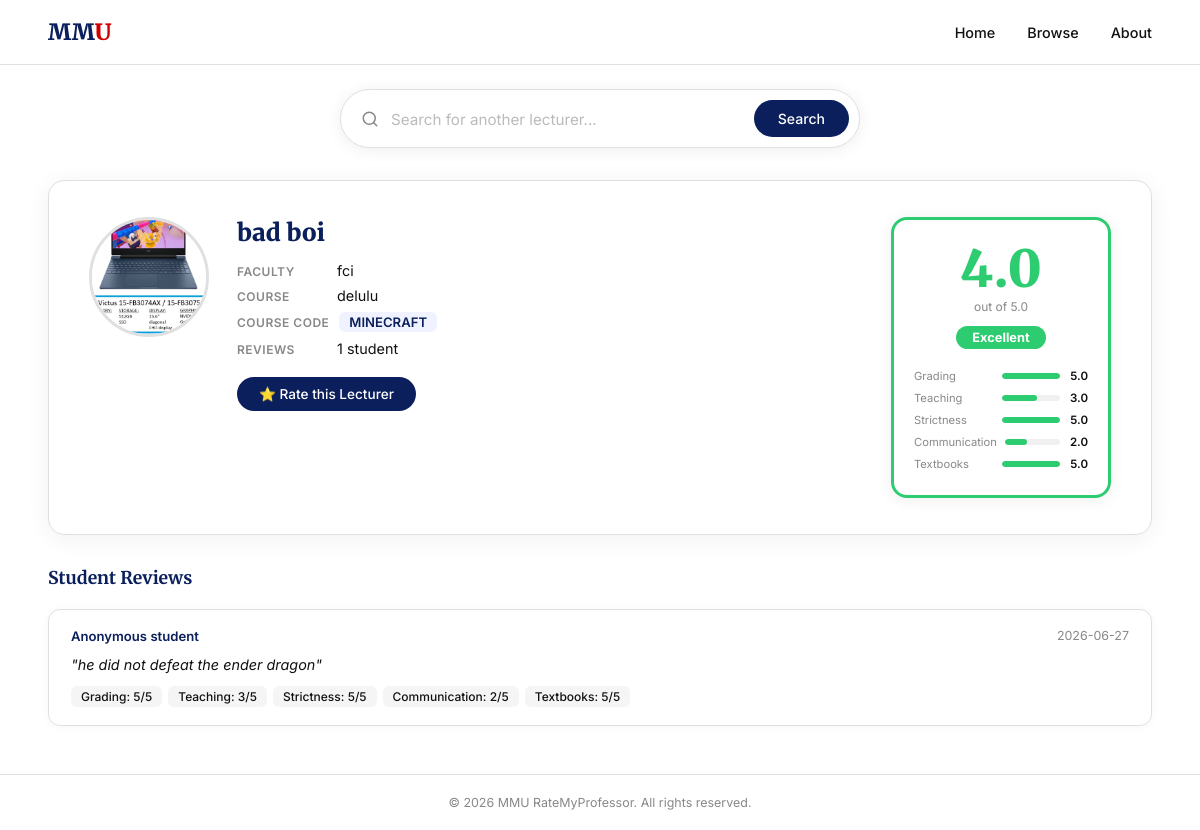
/lecturer/1, run on an earlier commit of the app's database.
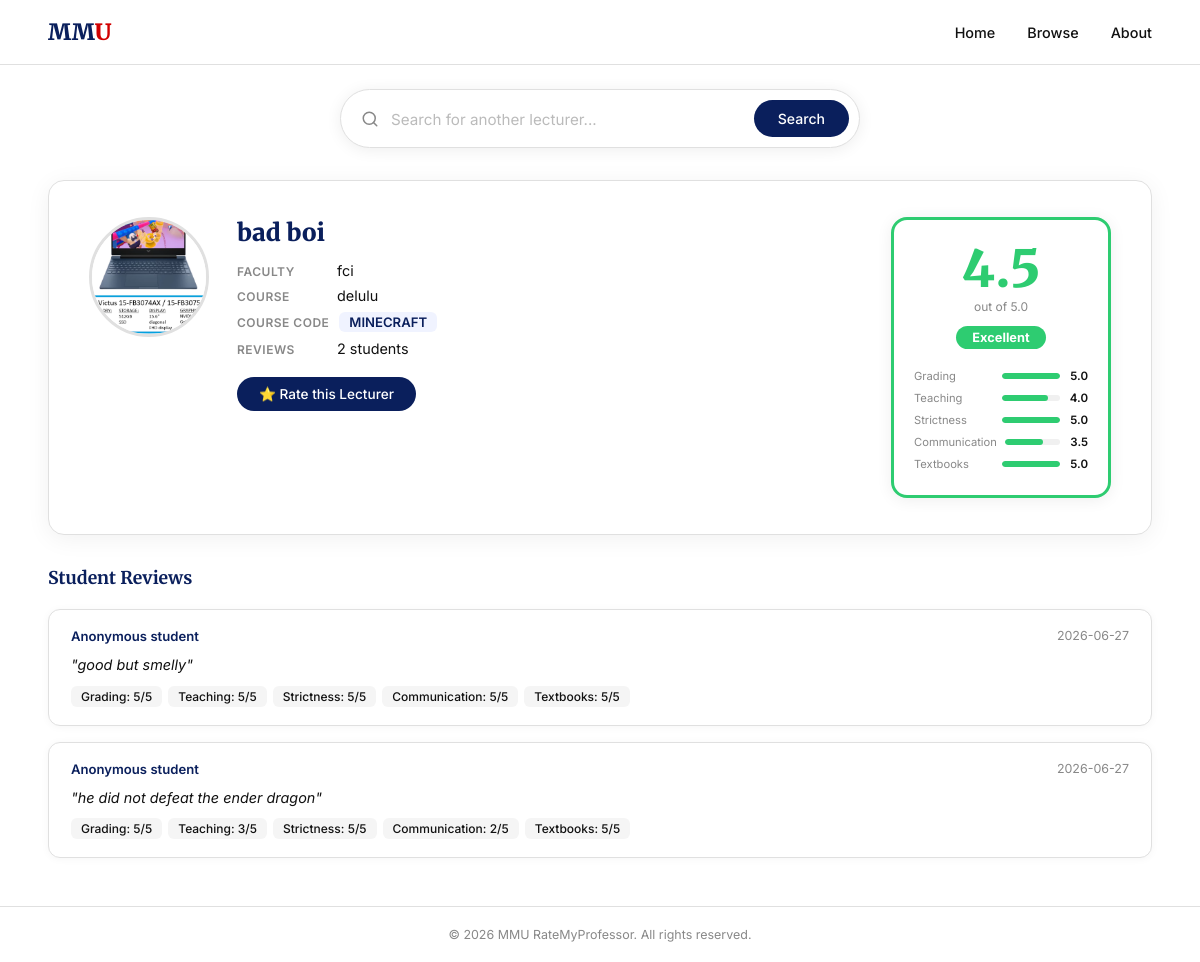
And on a later commit of the database.
### tables this page shows
CREATE TABLE lecturers (
            id         INTEGER PRIMARY KEY AUTOINCREMENT,
            name       TEXT NOT NULL,
            faculty_id INTEGER NOT NULL,
            image      TEXT,
            FOREIGN KEY (faculty_id) REFERENCES faculties(id)
        );

CREATE TABLE ratings (
            id            INTEGER PRIMARY KEY AUTOINCREMENT,
            lecturer_id   INTEGER NOT NULL,
            student_id    TEXT NOT NULL,
            comment       TEXT,
            submitted_at  DATETIME DEFAULT CURRENT_TIMESTAMP,
            FOREIGN KEY (lecturer_id) REFERENCES lecturers(id)
        );

### app.py (the view)
@app.route("/lecturer/<int:lecturer_id>")
def profile_page(lecturer_id):
    lecturer = get_one_lecturer(lecturer_id)
    if lecturer is None:
        return "Lecturer not found", 404
    conn = connect_db()
    reviews = conn.execute("""
        SELECT
            r.id, r.student_id, r.comment, r.submitted_at,
            MAX(CASE WHEN rc.name = 'grading'       THEN rs.score END) AS grading,
            MAX(CASE WHEN rc.name = 'teaching'      THEN rs.score END) AS teaching,
            MAX(CASE WHEN rc.name = 'strictness'    THEN rs.score END) AS strictness,
            MAX(CASE WHEN rc.name = 'communication' THEN rs.score END) AS communication,
            MAX(CASE WHEN rc.name = 'textbooks'     THEN rs.score END) AS textbooks
        FROM ratings r
        LEFT JOIN rating_scores     rs ON r.id        = rs.rating_id
        LEFT JOIN rating_categories rc ON rs.category_id = rc.id
        WHERE r.lecturer_id = ?
        GROUP BY r.id
        ORDER BY r.submitted_at DESC
    """, (lecturer_id,)).fetchall()
    conn.close()
    return render_template("profile.html", lecturer=lecturer, reviews=reviews)

### app.py (called while the page is built)
def connect_db():
    conn = sqlite3.connect(DB_FILE)
    conn.row_factory = sqlite3.Row
    return conn

### templates/profile.html (shortened to what this page needs)
<!DOCTYPE html>
<html lang="en">
<head>
  <link rel="stylesheet" href="/static/styles.css" />
</head>
<body>
  <header class="navbar">
    <div class="nav-logo">
      <a href="/" style="text-decoration:none;"><span class="mm">MM</span><span class="u">U</span></a>
    </div>
    <nav class="nav-links">
      <a href="/">Home</a>
      <a href="#">Browse</a>
      <a href="#">About</a>
    </nav>
  </header>
  <div class="profile-search-row">
    <div class="search-bar profile-search-bar" id="profile-search-bar">
      <svg class="search-icon" xmlns="http://www.w3.org/2000/svg" viewBox="0 0 24 24" fill="none"
        stroke="currentColor" stroke-width="2" stroke-linecap="round" stroke-linejoin="round">
        <circle cx="11" cy="11" r="8" /><line x1="21" y1="21" x2="16.65" y2="16.65" />
      </svg>
      <div class="autocomplete-wrapper">
        <input type="text" id="ps-input" placeholder="Search for another lecturer..." autocomplete="off" />
      </div>
      <button class="search-btn" onclick="psSearch()">Search</button>
    </div>
  </div>
  <main class="profile-main">
    <div class="profile-card">
      <div class="profile-left">
        <div class="profile-photo-wrap">
          {% if lecturer.image %}
            <img src="/static/uploads/{{ lecturer.image }}" alt="{{ lecturer.name }}" class="profile-photo" />
          {% else %}
            <div class="profile-photo-placeholder">👤</div>
          {% endif %}
        </div>
        <div class="profile-info">
          <h1 class="profile-name">{{ lecturer.name }}</h1>
          <div class="profile-meta">
            {% if lecturer.faculty %}
            <div class="meta-row">
              <span class="meta-label">Faculty</span>
              <span class="meta-value">{{ lecturer.faculty }}</span>
            </div>
            {% endif %}
            {% if lecturer.course %}
            <div class="meta-row">
              <span class="meta-label">Course</span>
              <span class="meta-value">{{ lecturer.course }}</span>
            </div>
            {% endif %}
            {% if lecturer.course_code %}
            <div class="meta-row">
              <span class="meta-label">Course Code</span>
              <span class="meta-value code-badge">{{ lecturer.course_code }}</span>
            </div>
            {% endif %}
            <div class="meta-row">
              <span class="meta-label">Reviews</span>
              <span class="meta-value">{{ lecturer.review_count }} student{{ "s" if lecturer.review_count != 1 }}</span>
            </div>
          </div>
          <a href="/rate/{{ lecturer.id }}" class="rate-btn">⭐ Rate this Lecturer</a>
        </div>
      </div>
      <div class="profile-right">
        {% set score = lecturer.overall %}
        {% if score %}
          {% if score >= 4.0 %}
            {% set color = "#2ecc71" %}
            {% set label = "Excellent" %}
          {% elif score >= 3.0 %}
            {% set color = "#27ae60" %}
            {% set label = "Good" %}
          {% elif score >= 2.0 %}
            {% set color = "#f39c12" %}
            {% set label = "Average" %}
          {% else %}
            {% set color = "#e74c3c" %}
            {% set label = "Poor" %}
          {% endif %}
        {% else %}
          {% set color = "#cccccc" %}
          {% set label = "No ratings yet" %}
        {% endif %}
        <div class="rating-box" style="border-color: {{ color }};">
          <div class="rating-score" style="color: {{ color }};">
            {{ score if score else "—" }}
          </div>
          <div class="rating-out-of">out of 5.0</div>
          <div class="rating-label" style="background: {{ color }};">{{ label }}</div>
          <div class="rating-breakdown">
            {% for cat, val in [
              ("Grading",       lecturer.avg_grading),
              ("Teaching",      lecturer.avg_teaching),
              ("Strictness",    lecturer.avg_strictness),
              ("Communication", lecturer.avg_communication),
              ("Textbooks",     lecturer.avg_textbooks)
            ] %}
            <div class="breakdown-row">
              <span class="breakdown-label">{{ cat }}</span>
              <div class="breakdown-bar-wrap">
                <div class="breakdown-bar" style="width: {{ ((val or 0) / 5 * 100)|round }}%; background: {{ color }};"></div>
              </div>
              <span class="breakdown-val">{{ val if val else "—" }}</span>
            </div>
            {% endfor %}
          </div>
        </div>
      </div>
    </div>
    {% if reviews %}
    <div class="reviews-section">
      <h2 class="reviews-title">Student Reviews</h2>
      {% for r in reviews %}
      <div class="review-card">
        <div class="review-header">
          <span class="review-id">Anonymous student</span>
          <span class="review-date">{{ r.submitted_at[:10] }}</span>
        </div>
        {% if r.comment %}
        <p class="review-comment">"{{ r.comment }}"</p>
        {% endif %}
        <div class="review-scores">
          {% for label, val in [("Grading", r.grading), ("Teaching", r.teaching),
            ("Strictness", r.strictness), ("Communication", r.communication), ("Textbooks", r.textbooks)] %}
          <span class="score-chip">{{ label }}: {{ val }}/5</span>
          {% endfor %}
        </div>
      </div>
      {% endfor %}
    </div>
    {% endif %}
  </main>
  <footer class="footer">
    <p>&copy; 2026 MMU RateMyProfessor. All rights reserved.</p>
  </footer>
</body>
</html>

What changed in the data, as far as the page shows it:
added ratings: submitted_at "2026-06-27", comment "good but smelly", label "Grading" "Teaching" "Strictness" "Communication" "Textbooks", val "5" "5" "5" "5" "5"
Also different on the page:
{{ lecturer.review_count }}: "1" → "2"
{{ "s" if lecturer.review_count != 1 }}: (not shown) → "s"
{{ score if score else "—" }}: "4.0" → "4.5"
new list line: "Teaching 4.0"
new list line: "Communication 3.5"
list line gone: "Teaching 3.0"
list line gone: "Communication 2.0"
